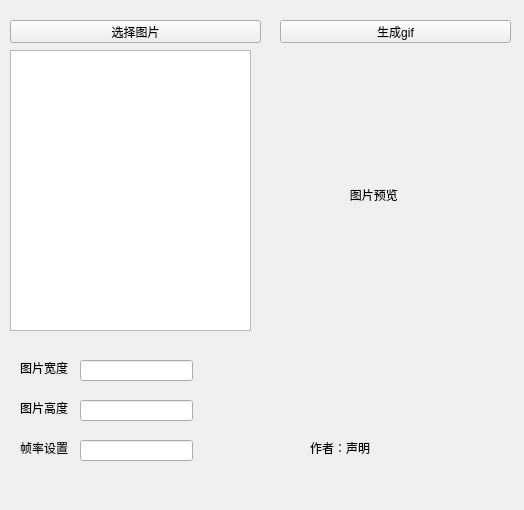
<?xml version="1.0" encoding="UTF-8"?>
<ui version="4.0">
 <class>Form</class>
 <widget class="QWidget" name="Form">
  <property name="geometry">
   <rect>
    <x>0</x>
    <y>0</y>
    <width>524</width>
    <height>510</height>
   </rect>
  </property>
  <property name="windowTitle">
   <string>Form</string>
  </property>
  <widget class="QPushButton" name="pushButton">
   <property name="geometry">
    <rect>
     <x>10</x>
     <y>20</y>
     <width>251</width>
     <height>23</height>
    </rect>
   </property>
   <property name="text">
    <string>选择图片</string>
   </property>
  </widget>
  <widget class="QPushButton" name="pushButton_2">
   <property name="geometry">
    <rect>
     <x>280</x>
     <y>20</y>
     <width>231</width>
     <height>23</height>
    </rect>
   </property>
   <property name="text">
    <string>生成gif</string>
   </property>
  </widget>
  <widget class="QListView" name="listView">
   <property name="geometry">
    <rect>
     <x>10</x>
     <y>50</y>
     <width>241</width>
     <height>281</height>
    </rect>
   </property>
  </widget>
  <widget class="QLabel" name="label">
   <property name="geometry">
    <rect>
     <x>20</x>
     <y>360</y>
     <width>51</width>
     <height>16</height>
    </rect>
   </property>
   <property name="text">
    <string>图片宽度</string>
   </property>
  </widget>
  <widget class="QLabel" name="label_2">
   <property name="geometry">
    <rect>
     <x>20</x>
     <y>400</y>
     <width>51</width>
     <height>16</height>
    </rect>
   </property>
   <property name="text">
    <string>图片高度</string>
   </property>
  </widget>
  <widget class="QLabel" name="label_3">
   <property name="geometry">
    <rect>
     <x>20</x>
     <y>440</y>
     <width>51</width>
     <height>16</height>
    </rect>
   </property>
   <property name="text">
    <string>帧率设置</string>
   </property>
  </widget>
  <widget class="QLineEdit" name="lineEdit">
   <property name="geometry">
    <rect>
     <x>80</x>
     <y>360</y>
     <width>113</width>
     <height>21</height>
    </rect>
   </property>
  </widget>
  <widget class="QLineEdit" name="lineEdit_2">
   <property name="geometry">
    <rect>
     <x>80</x>
     <y>400</y>
     <width>113</width>
     <height>21</height>
    </rect>
   </property>
  </widget>
  <widget class="QLineEdit" name="lineEdit_3">
   <property name="geometry">
    <rect>
     <x>80</x>
     <y>440</y>
     <width>113</width>
     <height>21</height>
    </rect>
   </property>
  </widget>
  <widget class="QLabel" name="label_4">
   <property name="geometry">
    <rect>
     <x>290</x>
     <y>64</y>
     <width>201</width>
     <height>261</height>
    </rect>
   </property>
   <property name="text">
    <string>                  图片预览</string>
   </property>
  </widget>
  <widget class="QLabel" name="label_5">
   <property name="geometry">
    <rect>
     <x>310</x>
     <y>440</y>
     <width>111</width>
     <height>16</height>
    </rect>
   </property>
   <property name="text">
    <string>作者：声明</string>
   </property>
  </widget>
 </widget>
 <resources/>
 <connections/>
</ui>
